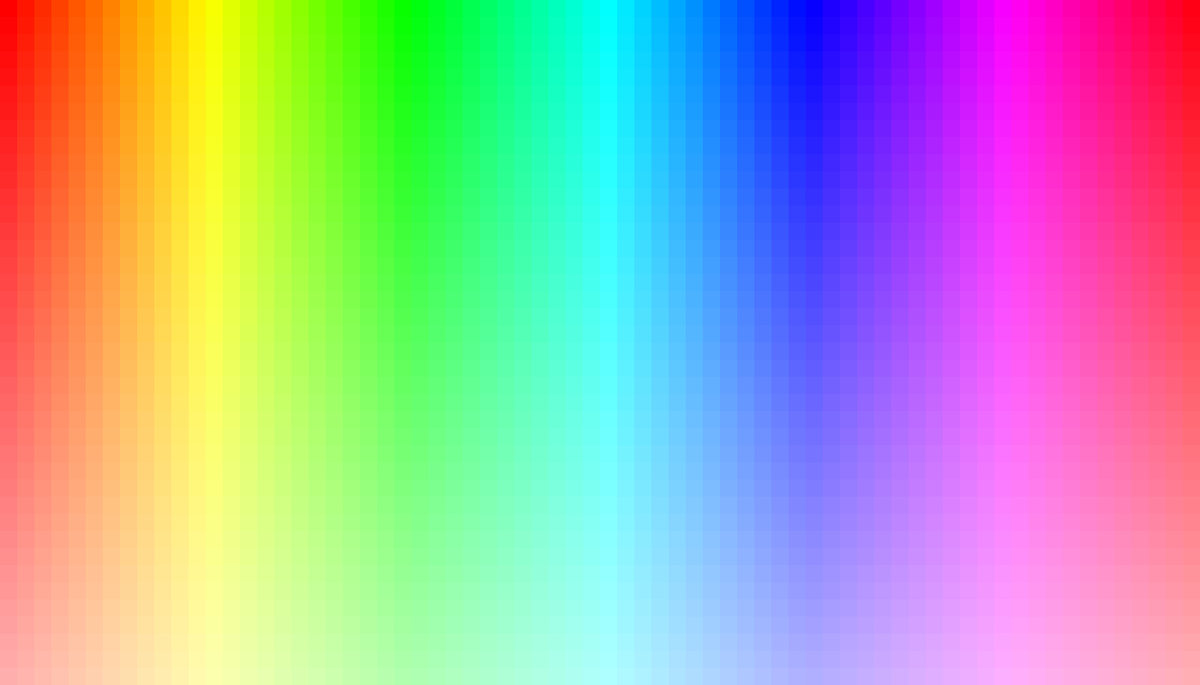
Frame 1 (no input)
Frame 60 (the mouse pressed at the canvas centre just before this capture): identical to frame 1, image omitted
Frame 120 (the mouse held since frame 60 and released just before this capture): identical to frame 1, image omitted

The Processing sketch that drew this single still picture (run headless with seeded random() and noise(); from frame 60 on, the mouse is pressed at the canvas centre):

// Processing sketch: glitch1
// ── glitch1.pde
color col;
int step = 20;
int glitchMode = 1;
PVector mid;
float alpha = 0.1;
PVector r = new PVector(0, 0);
PVector mouse = new PVector(0, 0);

void setup() {
  size(1400, 800);
  background(0);
  colorMode(HSB, 360, 100, 100);

  noStroke();

  for (int x = 0; x < width; x += step) {
    for (int y = 0; y < height; y += step) {
      col = color(map(x, 0, width, 0, 360), map(y, 0, height, 100, 30), 100);

      fill(col);
      rect(x, y, step, step);
    }
  }
  mid = new PVector(width/2, height/2);
 // noLoop();
}

void draw() {
  if (frameCount % 10 == 0) {
    loadPixels();

    if (glitchMode == 0) {
      int rand1 = floor(random(40));
      int rand2 = floor(random(20));
      for (int x = 0; x < width - rand1; x++) {
        for (int y = step; y < height - rand2; y++) {
          pixels[x + y*width] = pixels[x + rand1 + (y-rand2) * width];
        }
      }
    } else if (glitchMode == 1) {
      alpha = abs(mouseX - width/2) / 100;

      float rMag = r.mag();

        for (int x = 0; x < width; x++) {
          for (int y = 0; y < height; y++) {
            PVector p0 = new PVector(x, y);
            PVector rel = PVector.sub(p0, mid);
            rel.rotate(alpha);

            if (rel.mag() < rMag) {
              int x0 = floor(mid.x + rel.x);
              int y0 = floor(mid.y + rel.y);
              if (0 < x0 && x0 < width && 0 < y0 && y0 < height) {
                pixels[x + y * width] = pixels[x0 + y0 * width];
              }
            }
        }
      }
    } else {
    }

    updatePixels();
  }
}

void mousePressed() {
  //glitchMode = (glitchMode + 1) % 2;
  
  mouse = new PVector(mouseX, mouseY);
  r = PVector.sub(mouse, mid);

  loadPixels();
  //loop();
}

void mouseReleased() {
  mid = new PVector(mouseX, mouseY);
  //noLoop();
}
